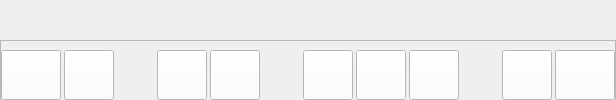
            <widget class="QWidget" name="tabSelectedPhoto">
             <property name="minimumSize">
              <size>
               <width>200</width>
               <height>0</height>
              </size>
             </property>
             <attribute name="title">
              <string>PHOTO SELECTIONNEE</string>
             </attribute>
             <layout class="QVBoxLayout" name="verticalLayout_3" stretch="30,3">
              <property name="spacing">
               <number>3</number>
              </property>
              <property name="leftMargin">
               <number>0</number>
              </property>
              <property name="topMargin">
               <number>0</number>
              </property>
              <property name="rightMargin">
               <number>0</number>
              </property>
              <property name="bottomMargin">
               <number>0</number>
              </property>
              <item>
               <widget class="QWidget" name="wSelectedPhotoW" native="true">
                <property name="styleSheet">
                 <string notr="true"/>
                </property>
               </widget>
              </item>
              <item>
               <widget class="QFrame" name="frame">
                <property name="minimumSize">
                 <size>
                  <width>0</width>
                  <height>70</height>
                 </size>
                </property>
                <property name="maximumSize">
                 <size>
                  <width>16777215</width>
                  <height>50</height>
                 </size>
                </property>
                <property name="frameShape">
                 <enum>QFrame::StyledPanel</enum>
                </property>
                <property name="frameShadow">
                 <enum>QFrame::Raised</enum>
                </property>
                <layout class="QHBoxLayout" name="horizontalLayout_5">
                 <property name="spacing">
                  <number>3</number>
                 </property>
                 <property name="leftMargin">
                  <number>0</number>
                 </property>
                 <property name="topMargin">
                  <number>0</number>
                 </property>
                 <property name="rightMargin">
                  <number>0</number>
                 </property>
                 <property name="bottomMargin">
                  <number>0</number>
                 </property>
                 <item>
                  <widget class="QPushButton" name="pbLeft">
                   <property name="minimumSize">
                    <size>
                     <width>60</width>
                     <height>50</height>
                    </size>
                   </property>
                   <property name="maximumSize">
                    <size>
                     <width>60</width>
                     <height>50</height>
                    </size>
                   </property>
                   <property name="focusPolicy">
                    <enum>Qt::NoFocus</enum>
                   </property>
                   <property name="toolTip">
                    <string>Photo précédente</string>
                   </property>
                   <property name="styleSheet">
                    <string notr="true">QPushButton {
  

 background-color: white;

 }
 
 QPushButton:pressed {
 background-color: white;
     background-color: qlineargradient(x1: 0, y1: 0, x2: 0, y2: 1,
                                       stop: 0 #f6f7fa, stop: 1 #dadbde);

 }
 


QPushButton:hover:!pressed
{
     background-color: qlineargradient(x1: 0, y1: 0, x2: 0, y2: 1,
                                       stop: 0 #dadbde, stop: 1 #f6f7fa);
}</string>
                   </property>
                   <property name="text">
                    <string/>
                   </property>
                   <property name="icon">
                    <iconset resource="../resources.qrc">
                     <normaloff>:/images/leftArrow</normaloff>
                     <normalon>:/images/leftArrow</normalon>
                     <selectedoff>:/images/leftArrowPressed</selectedoff>:/images/leftArrow</iconset>
                   </property>
                   <property name="iconSize">
                    <size>
                     <width>60</width>
                     <height>50</height>
                    </size>
                   </property>
                  </widget>
                 </item>
                 <item>
                  <widget class="QPushButton" name="pbRotateLeft">
                   <property name="minimumSize">
                    <size>
                     <width>50</width>
                     <height>50</height>
                    </size>
                   </property>
                   <property name="maximumSize">
                    <size>
                     <width>50</width>
                     <height>50</height>
                    </size>
                   </property>
                   <property name="focusPolicy">
                    <enum>Qt::NoFocus</enum>
                   </property>
                   <property name="toolTip">
                    <string>Rotation à 90° gauche de la photo</string>
                   </property>
                   <property name="styleSheet">
                    <string notr="true">QPushButton {
  

 background-color: white;

 }
 
 QPushButton:pressed {
 background-color: white;
     background-color: qlineargradient(x1: 0, y1: 0, x2: 0, y2: 1,
                                       stop: 0 #f6f7fa, stop: 1 #dadbde);

 }
 


QPushButton:hover:!pressed
{
     background-color: qlineargradient(x1: 0, y1: 0, x2: 0, y2: 1,
                                       stop: 0 #dadbde, stop: 1 #f6f7fa);
}</string>
                   </property>
                   <property name="text">
                    <string/>
                   </property>
                   <property name="icon">
                    <iconset resource="../resources.qrc">
                     <normaloff>:/images/rotateLeft</normaloff>:/images/rotateLeft</iconset>
                   </property>
                   <property name="iconSize">
                    <size>
                     <width>60</width>
                     <height>50</height>
                    </size>
                   </property>
                  </widget>
                 </item>
                 <item>
                  <spacer name="horizontalSpacer_4">
                   <property name="orientation">
                    <enum>Qt::Horizontal</enum>
                   </property>
                   <property name="sizeHint" stdset="0">
                    <size>
                     <width>40</width>
                     <height>20</height>
                    </size>
                   </property>
                  </spacer>
                 </item>
                 <item>
                  <widget class="QPushButton" name="pbOrderMinus">
                   <property name="minimumSize">
                    <size>
                     <width>50</width>
                     <height>50</height>
                    </size>
                   </property>
                   <property name="maximumSize">
                    <size>
                     <width>50</width>
                     <height>50</height>
                    </size>
                   </property>
                   <property name="focusPolicy">
                    <enum>Qt::NoFocus</enum>
                   </property>
                   <property name="toolTip">
                    <string>Changer l'ordre de la photo en la remontant</string>
                   </property>
                   <property name="styleSheet">
                    <string notr="true">QPushButton {
  

 background-color: white;

 }
 
 QPushButton:pressed {
 background-color: white;
     background-color: qlineargradient(x1: 0, y1: 0, x2: 0, y2: 1,
                                       stop: 0 #f6f7fa, stop: 1 #dadbde);

 }
 


QPushButton:hover:!pressed
{
     background-color: qlineargradient(x1: 0, y1: 0, x2: 0, y2: 1,
                                       stop: 0 #dadbde, stop: 1 #f6f7fa);
}</string>
                   </property>
                   <property name="text">
                    <string/>
                   </property>
                   <property name="icon">
                    <iconset resource="../resources.qrc">
                     <normaloff>:/images/orderMinus</normaloff>:/images/orderMinus</iconset>
                   </property>
                   <property name="iconSize">
                    <size>
                     <width>60</width>
                     <height>50</height>
                    </size>
                   </property>
                  </widget>
                 </item>
                 <item>
                  <widget class="QPushButton" name="pbOrderPlus">
                   <property name="minimumSize">
                    <size>
                     <width>50</width>
                     <height>50</height>
                    </size>
                   </property>
                   <property name="maximumSize">
                    <size>
                     <width>50</width>
                     <height>50</height>
                    </size>
                   </property>
                   <property name="focusPolicy">
                    <enum>Qt::NoFocus</enum>
                   </property>
                   <property name="toolTip">
                    <string>Changer l'ordre de la photo en la descendant</string>
                   </property>
                   <property name="styleSheet">
                    <string notr="true">QPushButton {
  

 background-color: white;

 }
 
 QPushButton:pressed {
 background-color: white;
     background-color: qlineargradient(x1: 0, y1: 0, x2: 0, y2: 1,
                                       stop: 0 #f6f7fa, stop: 1 #dadbde);

 }
 


QPushButton:hover:!pressed
{
     background-color: qlineargradient(x1: 0, y1: 0, x2: 0, y2: 1,
                                       stop: 0 #dadbde, stop: 1 #f6f7fa);
}</string>
                   </property>
                   <property name="text">
                    <string/>
                   </property>
                   <property name="icon">
                    <iconset resource="../resources.qrc">
                     <normaloff>:/images/orderPlus</normaloff>:/images/orderPlus</iconset>
                   </property>
                   <property name="iconSize">
                    <size>
                     <width>60</width>
                     <height>50</height>
                    </size>
                   </property>
                  </widget>
                 </item>
                 <item>
                  <spacer name="horizontalSpacer_5">
                   <property name="orientation">
                    <enum>Qt::Horizontal</enum>
                   </property>
                   <property name="sizeHint" stdset="0">
                    <size>
                     <width>40</width>
                     <height>20</height>
                    </size>
                   </property>
                  </spacer>
                 </item>
                 <item>
                  <widget class="QPushButton" name="pbRemove">
                   <property name="minimumSize">
                    <size>
                     <width>50</width>
                     <height>50</height>
                    </size>
                   </property>
                   <property name="maximumSize">
                    <size>
                     <width>50</width>
                     <height>50</height>
                    </size>
                   </property>
                   <property name="focusPolicy">
                    <enum>Qt::NoFocus</enum>
                   </property>
                   <property name="toolTip">
                    <string>Retirer la photo de la liste</string>
                   </property>
                   <property name="styleSheet">
                    <string notr="true">QPushButton {
  

 background-color: white;

 }
 
 QPushButton:pressed {
 background-color: white;
     background-color: qlineargradient(x1: 0, y1: 0, x2: 0, y2: 1,
                                       stop: 0 #f6f7fa, stop: 1 #dadbde);

 }
 


QPushButton:hover:!pressed
{
     background-color: qlineargradient(x1: 0, y1: 0, x2: 0, y2: 1,
                                       stop: 0 #dadbde, stop: 1 #f6f7fa);
}</string>
                   </property>
                   <property name="text">
                    <string/>
                   </property>
                   <property name="icon">
                    <iconset resource="../resources.qrc">
                     <normaloff>:/images/remove</normaloff>:/images/remove</iconset>
                   </property>
                   <property name="iconSize">
                    <size>
                     <width>60</width>
                     <height>50</height>
                    </size>
                   </property>
                  </widget>
                 </item>
                 <item>
                  <widget class="QPushButton" name="pbAdd">
                   <property name="minimumSize">
                    <size>
                     <width>50</width>
                     <height>50</height>
                    </size>
                   </property>
                   <property name="maximumSize">
                    <size>
                     <width>50</width>
                     <height>50</height>
                    </size>
                   </property>
                   <property name="focusPolicy">
                    <enum>Qt::NoFocus</enum>
                   </property>
                   <property name="toolTip">
                    <string>Rajouter la photo dans la liste</string>
                   </property>
                   <property name="styleSheet">
                    <string notr="true">QPushButton {
  

 background-color: white;

 }
 
 QPushButton:pressed {
 background-color: white;
     background-color: qlineargradient(x1: 0, y1: 0, x2: 0, y2: 1,
                                       stop: 0 #f6f7fa, stop: 1 #dadbde);

 }
 


QPushButton:hover:!pressed
{
     background-color: qlineargradient(x1: 0, y1: 0, x2: 0, y2: 1,
                                       stop: 0 #dadbde, stop: 1 #f6f7fa);
}</string>
                   </property>
                   <property name="text">
                    <string/>
                   </property>
                   <property name="icon">
                    <iconset resource="../resources.qrc">
                     <normaloff>:/images/add</normaloff>:/images/add</iconset>
                   </property>
                   <property name="iconSize">
                    <size>
                     <width>60</width>
                     <height>50</height>
                    </size>
                   </property>
                  </widget>
                 </item>
                 <item>
                  <widget class="QPushButton" name="pbDuplicate">
                   <property name="minimumSize">
                    <size>
                     <width>50</width>
                     <height>50</height>
                    </size>
                   </property>
                   <property name="maximumSize">
                    <size>
                     <width>50</width>
                     <height>50</height>
                    </size>
                   </property>
                   <property name="focusPolicy">
                    <enum>Qt::NoFocus</enum>
                   </property>
                   <property name="toolTip">
                    <string>Dupliquer la photo</string>
                   </property>
                   <property name="styleSheet">
                    <string notr="true">QPushButton {
  

 background-color: white;

 }
 
 QPushButton:pressed {
 background-color: white;
     background-color: qlineargradient(x1: 0, y1: 0, x2: 0, y2: 1,
                                       stop: 0 #f6f7fa, stop: 1 #dadbde);

 }
 


QPushButton:hover:!pressed
{
     background-color: qlineargradient(x1: 0, y1: 0, x2: 0, y2: 1,
                                       stop: 0 #dadbde, stop: 1 #f6f7fa);
}</string>
                   </property>
                   <property name="text">
                    <string/>
                   </property>
                   <property name="icon">
                    <iconset resource="../resources.qrc">
                     <normaloff>:/images/duplicate</normaloff>:/images/duplicate</iconset>
                   </property>
                   <property name="iconSize">
                    <size>
                     <width>60</width>
                     <height>50</height>
                    </size>
                   </property>
                  </widget>
                 </item>
                 <item>
                  <spacer name="horizontalSpacer_6">
                   <property name="orientation">
                    <enum>Qt::Horizontal</enum>
                   </property>
                   <property name="sizeHint" stdset="0">
                    <size>
                     <width>40</width>
                     <height>20</height>
                    </size>
                   </property>
                  </spacer>
                 </item>
                 <item>
                  <widget class="QPushButton" name="pbRotateRight">
                   <property name="minimumSize">
                    <size>
                     <width>50</width>
                     <height>50</height>
                    </size>
                   </property>
                   <property name="maximumSize">
                    <size>
                     <width>50</width>
                     <height>50</height>
                    </size>
                   </property>
                   <property name="focusPolicy">
                    <enum>Qt::NoFocus</enum>
                   </property>
                   <property name="toolTip">
                    <string>Rotation à 90° droit de la photo</string>
                   </property>
                   <property name="styleSheet">
                    <string notr="true">QPushButton {
  

 background-color: white;

 }
 
 QPushButton:pressed {
 background-color: white;
     background-color: qlineargradient(x1: 0, y1: 0, x2: 0, y2: 1,
                                       stop: 0 #f6f7fa, stop: 1 #dadbde);

 }
 


QPushButton:hover:!pressed
{
     background-color: qlineargradient(x1: 0, y1: 0, x2: 0, y2: 1,
                                       stop: 0 #dadbde, stop: 1 #f6f7fa);
}</string>
                   </property>
                   <property name="text">
                    <string/>
                   </property>
                   <property name="icon">
                    <iconset resource="../resources.qrc">
                     <normaloff>:/images/rotateRight</normaloff>:/images/rotateRight</iconset>
                   </property>
                   <property name="iconSize">
                    <size>
                     <width>60</width>
                     <height>50</height>
                    </size>
                   </property>
                  </widget>
                 </item>
                 <item>
                  <widget class="QPushButton" name="pbRight">
                   <property name="minimumSize">
                    <size>
                     <width>60</width>
                     <height>50</height>
                    </size>
                   </property>
                   <property name="maximumSize">
                    <size>
                     <width>60</width>
                     <height>50</height>
                    </size>
                   </property>
                   <property name="focusPolicy">
                    <enum>Qt::NoFocus</enum>
                   </property>
                   <property name="toolTip">
                    <string>Photo suivante</string>
                   </property>
                   <property name="styleSheet">
                    <string notr="true">QPushButton {
  

 background-color: white;

 }
 
 QPushButton:pressed {
 background-color: white;
     background-color: qlineargradient(x1: 0, y1: 0, x2: 0, y2: 1,
                                       stop: 0 #f6f7fa, stop: 1 #dadbde);

 }
 


QPushButton:hover:!pressed
{
     background-color: qlineargradient(x1: 0, y1: 0, x2: 0, y2: 1,
                                       stop: 0 #dadbde, stop: 1 #f6f7fa);
}</string>
                   </property>
                   <property name="text">
                    <string/>
                   </property>
                   <property name="icon">
                    <iconset resource="../resources.qrc">
                     <normaloff>:/images/rightArrow</normaloff>:/images/rightArrow</iconset>
                   </property>
                   <property name="iconSize">
                    <size>
                     <width>60</width>
                     <height>50</height>
                    </size>
                   </property>
                  </widget>
                 </item>
                </layout>
               </widget>
              </item>
             </layout>
            </widget>
